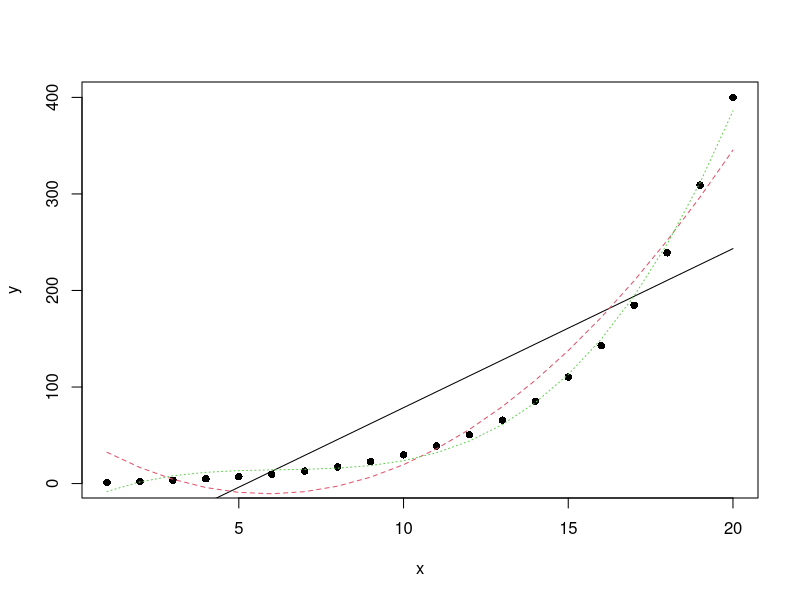

The R source for this figure:
#### fit polynomal regressions of consecutive degrees to data

compare_model_fits <- function(x, y, degrees, plot = TRUE){
  # plot input data
  if(plot){plot(x,y, pch = 16)}
  
  for(degree in 1:degrees){
    if(!exists("summary.df")){summary.df <- data.frame(NULL)}
    # fit the current degree polynomal model
    current <- summary(lm(y ~ poly(x, degree = degree)))
    # extract model summary results
    current.df <- data.frame("polynomal.degree" = degree,
                             "r.squared" = current$r.squared,
                             "r.squared.adj" = current$adj.r.squared,
                             "p.value.model" = pf(current$fstatistic[1], current$fstatistic[2], current$fstatistic[3], lower.tail = FALSE)
    )
    # amend previous results
    summary.df <- rbind(summary.df, current.df)
    # plot the current model
    if(plot){
      lines(sort(x), fitted(lm(y ~ poly(x, degree = degree)))[order(x)], col=degree, type='l', lty=degree)
    }
    # clean up
    rm(current, current.df, degree)
  }
  # print the best fit degree as text
  print(paste("A", summary.df$polynomal.degree[summary.df$r.squared.adj==max(summary.df$r.squared.adj, na.rm=TRUE)], 
              "degree polynomal regression best fits the data", sep = " "))  
  # output the result
  return(summary.df)
  
}

# example
x <- seq(1,20,length.out = 20)
y <- x^seq(1,2,length.out = 20)

compare_model_fits(x, y, degrees = 3)
